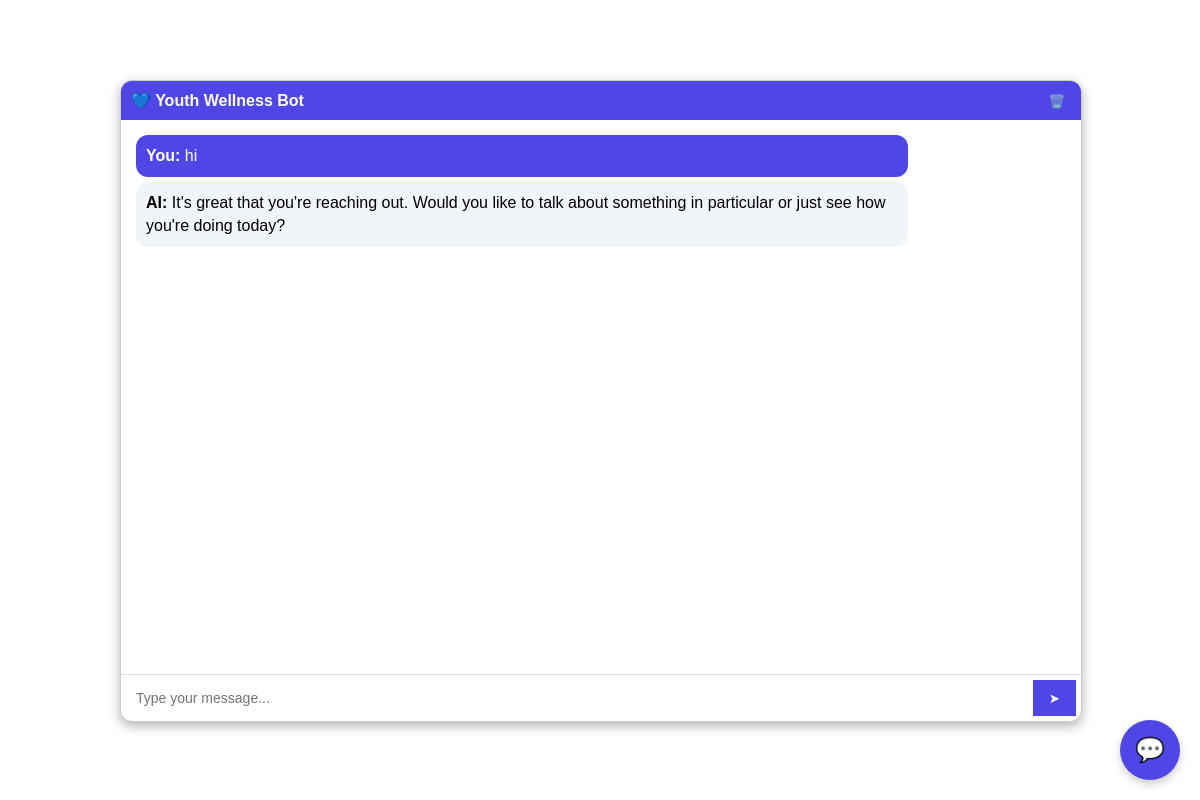
The app's page /chat/ (signed in), older data.
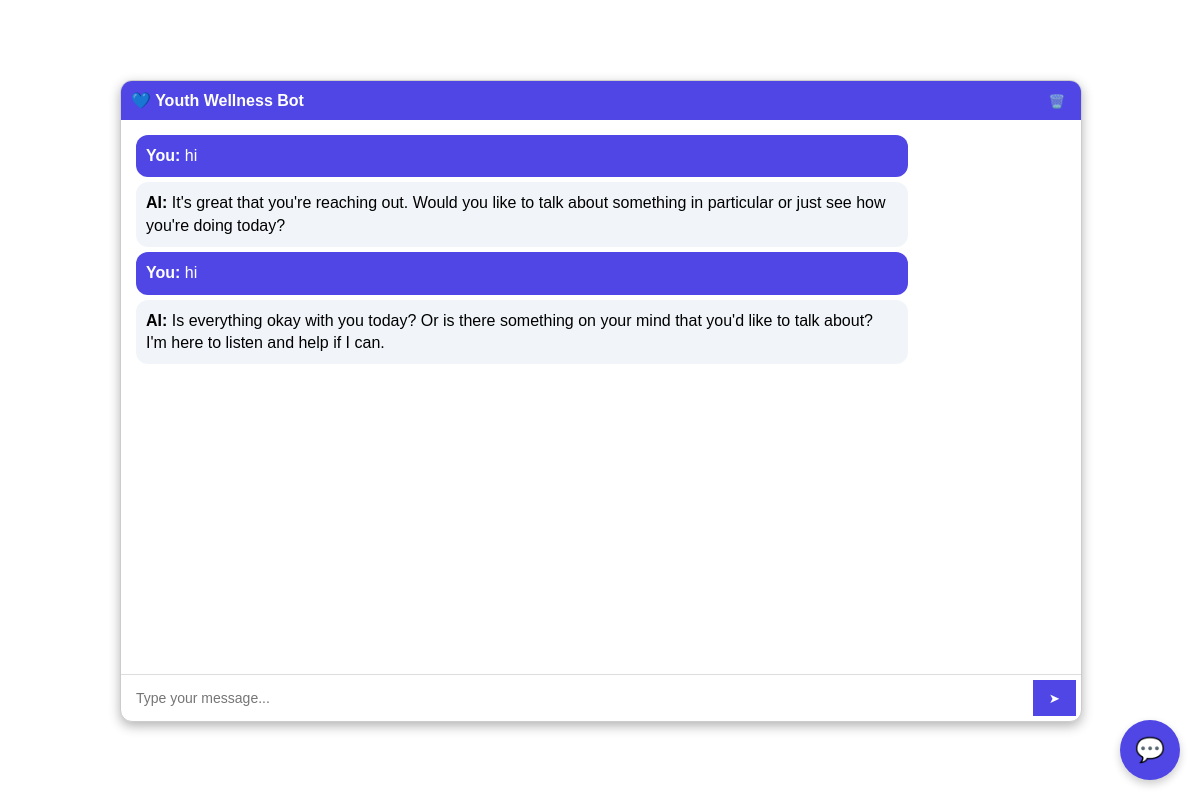
The same page, newer data.
### mentalcare/models.py (models this page shows, shortened)
class ChatMessage(models.Model):
    user = models.ForeignKey(User , on_delete=models.CASCADE , related_name= 'messages')
    message = models.TextField() # The user's mesage
    response = models.TextField(blank=True , null = True)  # The Bot's message
    timestamp = models.DateTimeField(auto_now_add = True)  #When the message was sent

### mentalcare/views.py (the view, shortened to what this page needs)
# urls.py: path('chat/' , views.chat_view , name='chat'),
@login_required
def chat_view(request):
    ai_response = None
    user_message = None
    chats = ChatMessage.objects.filter(user = request.user).order_by("timestamp")
    return render(request , "chat.html" , {"ai_response" : ai_response ,
                                         "user_message" : user_message,
                                         "chats" : chats
                                         })

### mentalcare/templates/chat.html (shortened to what this page needs)
{% load static %}
<!DOCTYPE html>
<html lang="en">
<head>
</head>
<body>
    <button id="chatbot-toggle">💬</button>
    <div id="chatbot">
        <div id="header">
            💙 Youth Wellness Bot
            <form action="{% url 'clear_chat' %}" method="POST" style="margin:0;">
                <button type="submit" style="background:none;border:none;color:white;cursor:pointer;">🗑️</button>
            </form>
        </div>
        <div id="message">
            {% if chats %}
                {% for chat in chats %}
                    <div class="message user"><strong>You:</strong> {{ chat.message }}</div>
                    <div class="message bot"><strong>AI:</strong> {{ chat.response }}</div>
                {% endfor %}
            {% else %}
                <p>No chats yet. Start by sending a message!</p>
            {% endif %}
        </div>
        <div id="input">
            <form method="POST" id="chat-form">
                <input type="text" name="message" id="user-input" placeholder="Type your message..." required>
                <button type="submit" id="send-btn">➤</button>
            </form>
        </div>
    </div>

Row changes from the older to the newer data that the page shows:
added ChatMessage: message "hi", response "Is everything okay with you today? Or is there something on your mind that you'd like to talk about? I'm here to listen and help if I can."
